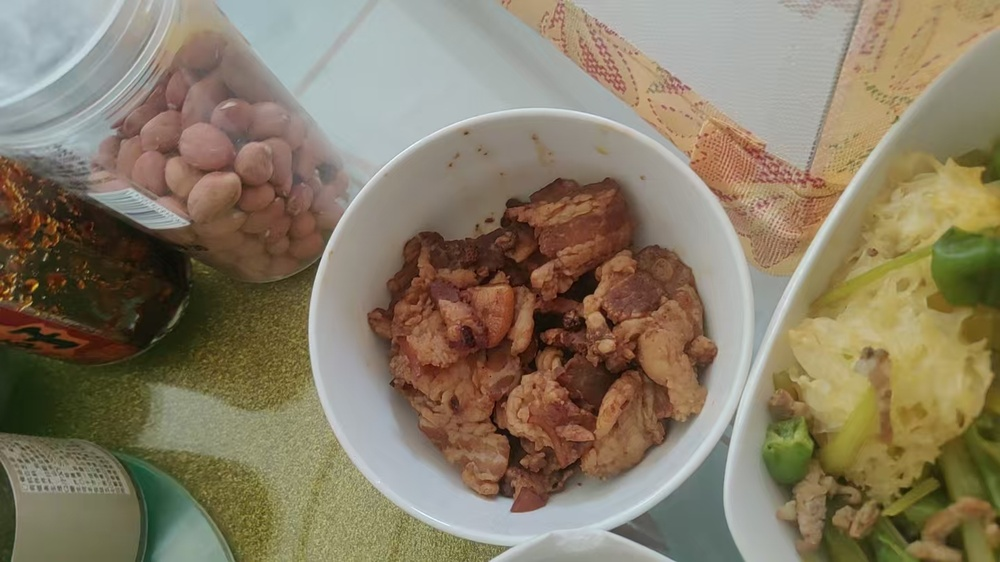
#> input picture src/pepper_noise/image.jpg, 1000 x 562 px, shrunk from 1440 x 810 before the run
$ python pepper_noise.py
#> lines starting #> are read from the running program, lines starting #| are printed output that depends on the picture; after the words box and inside, x2 and y2 are one past the last pixel; in counts of white or black regions, pixels touching at a corner belong together
import cv2
import numpy as np
import random

# 读取图像
image = cv2.imread('image.jpg')
#> image is the input picture: shape (562, 1000, 3); mean B, G, R 100.9, 123.4, 135.3

# 添加椒盐噪声
def salt_and_pepper_noise(image, salt_prob, pepper_prob):
#> called with salt_prob = 0.02, pepper_prob = 0.02
    noisy_image = image.copy()
    total_pixels = noisy_image.size
#> total_pixels = 1686000
    salt_pixels = int(total_pixels * salt_prob)
#> salt_pixels = 33720
    pepper_pixels = int(total_pixels * pepper_prob)
#> pepper_pixels = 33720

    # 添加盐噪声（白色像素）
    for _ in range(salt_pixels):
        x, y = random.randint(0, noisy_image.shape[0]-1), random.randint(0, noisy_image.shape[1]-1)
        noisy_image[x, y] = [255, 255, 255]
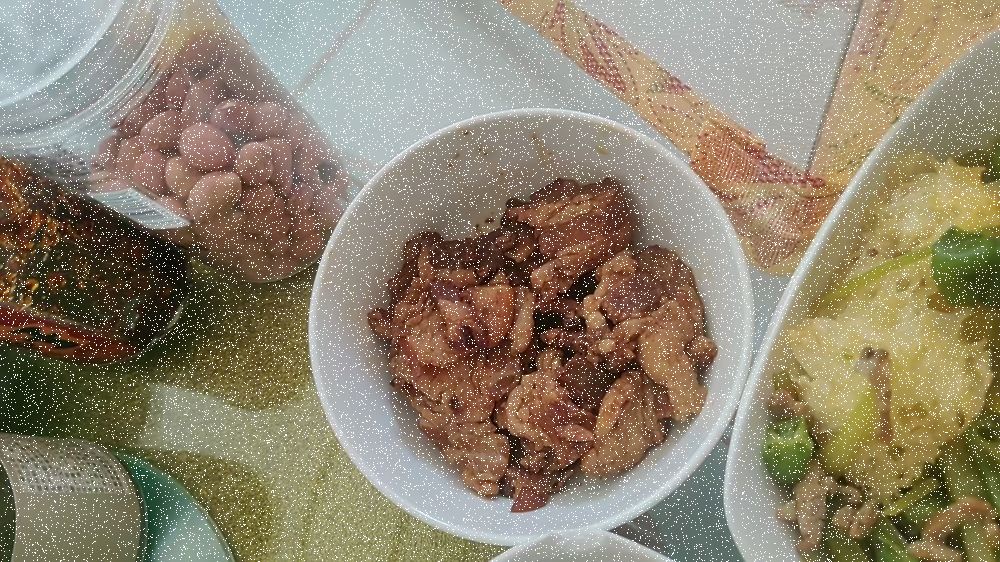
#> noisy_image: shape (562, 1000, 3); 5.82% of pixels changed, all inside (x1, y1, x2, y2) = (0, 0, 1000, 562)

    # 添加椒噪声（黑色像素）
    for _ in range(pepper_pixels):
        x, y = random.randint(0, noisy_image.shape[0]-1), random.randint(0, noisy_image.shape[1]-1)
        noisy_image[x, y] = [0, 0, 0]
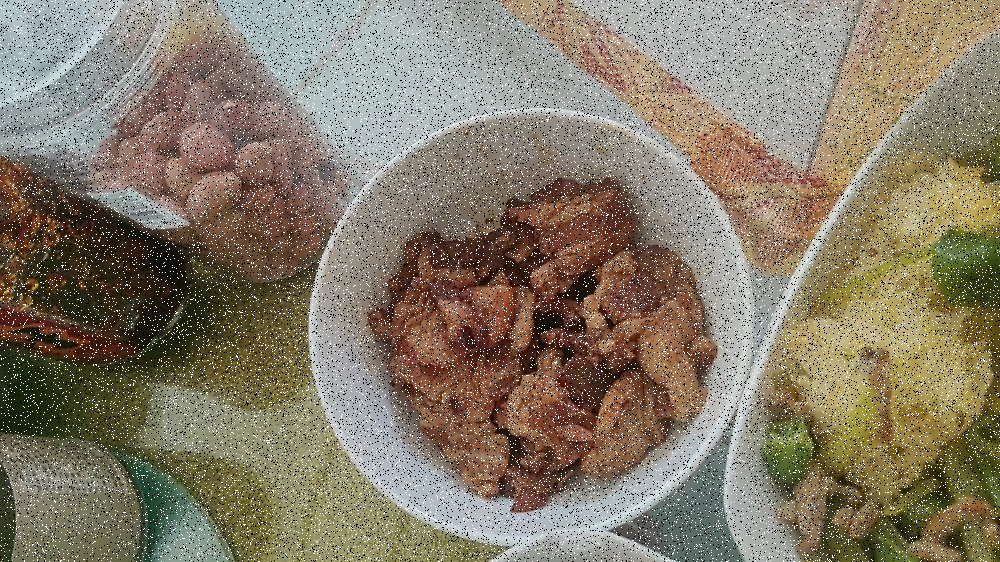
#> noisy_image: shape (562, 1000, 3); 5.83% of pixels changed, all inside (x1, y1, x2, y2) = (0, 0, 1000, 562)

    return noisy_image

# 增加椒盐噪声到原图
noisy_image_sp = salt_and_pepper_noise(image, salt_prob=0.02, pepper_prob=0.02)

# 保存带有椒盐噪声的原图
cv2.imwrite('noisy_image_sp.jpg', noisy_image_sp)

# 应用均值滤波
mean_filtered_sp = cv2.blur(noisy_image_sp, (5, 5))
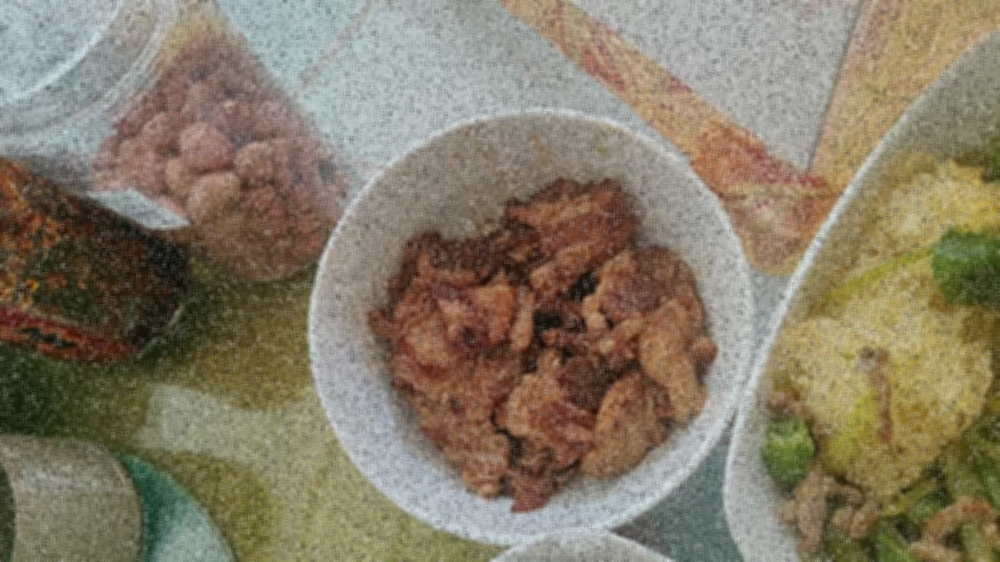
#> mean_filtered_sp: shape (562, 1000, 3); mean B, G, R 103.4, 123.4, 133.9
cv2.imwrite('mean_filtered_image_sp.jpg', mean_filtered_sp)

# 应用高斯滤波
gaussian_filtered_sp = cv2.GaussianBlur(noisy_image_sp, (5, 5), 1.5)
cv2.imwrite('gaussian_filtered_image_sp.jpg', gaussian_filtered_sp)

# 应用中值滤波
median_filtered_sp = cv2.medianBlur(noisy_image_sp, 5)
cv2.imwrite('median_filtered_image_sp.jpg', median_filtered_sp)

# 应用双边滤波
bilateral_filtered_sp = cv2.bilateralFilter(noisy_image_sp, 15, 75, 75)
cv2.imwrite('bilateral_filtered_image_sp.jpg', bilateral_filtered_sp)
